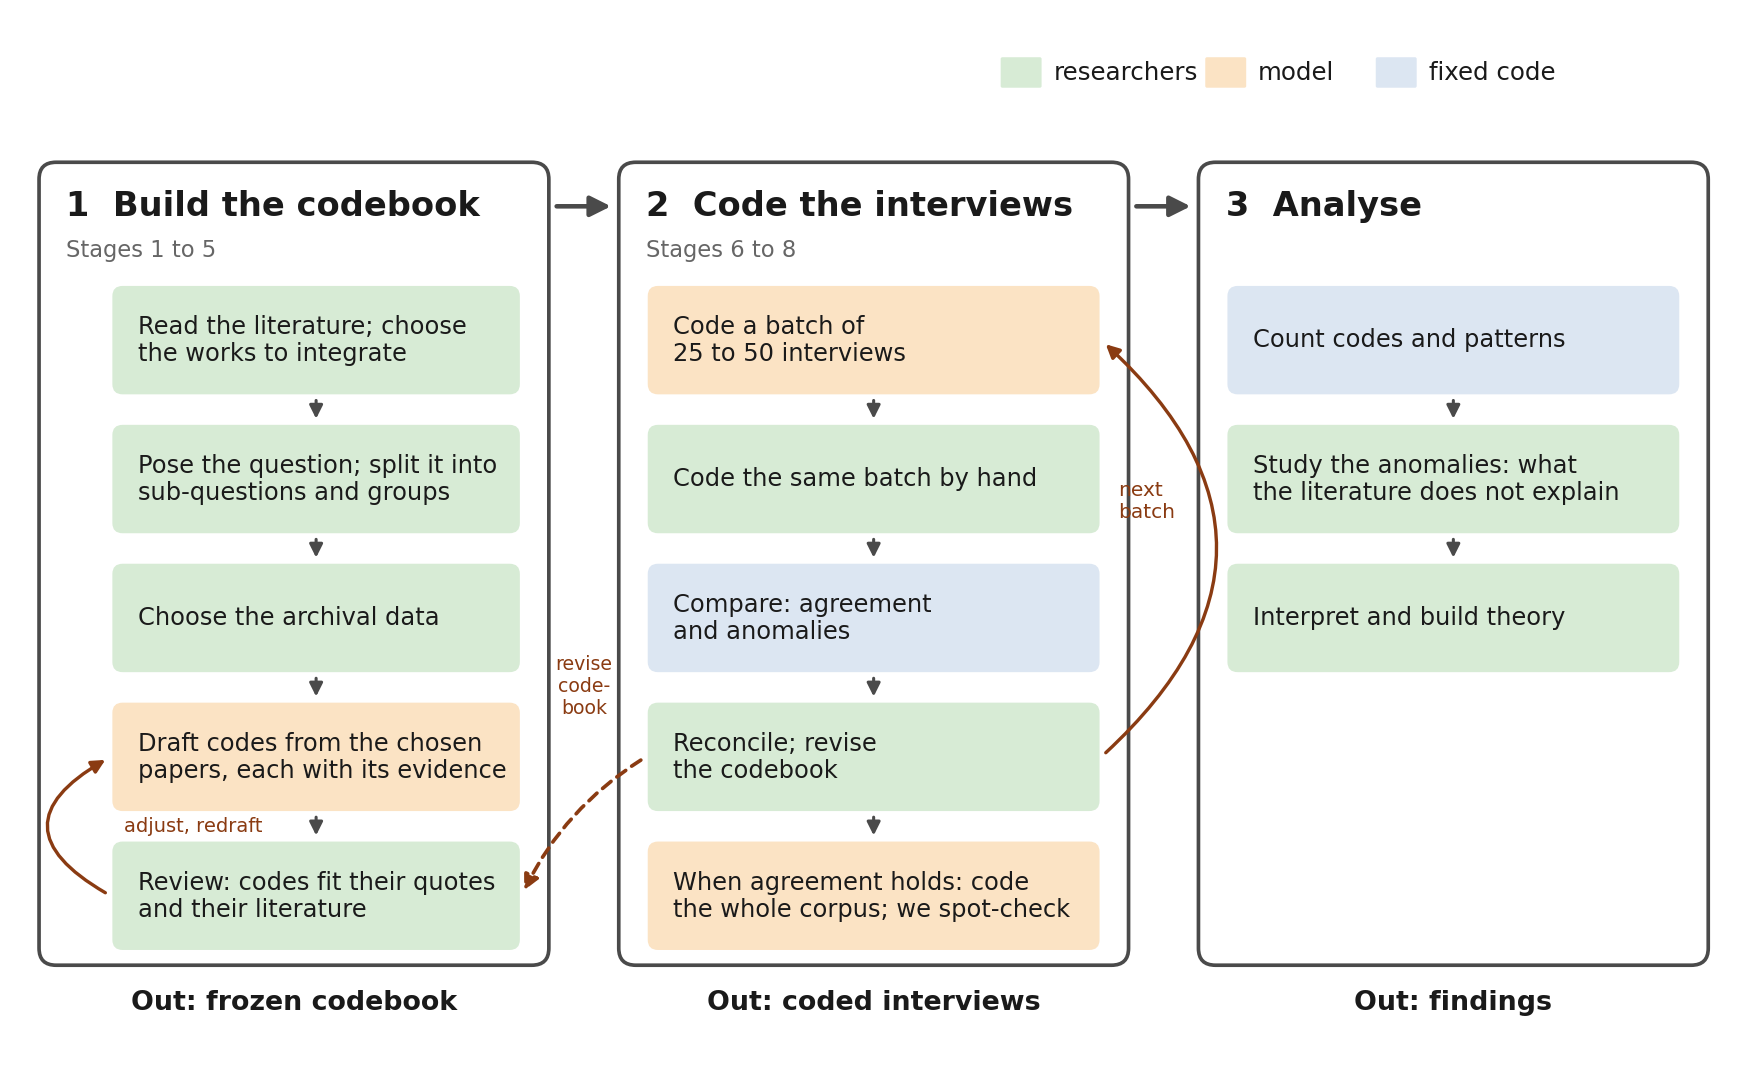

Here is the Python script that generated this plot:
"""Draw the harness for page 1 of the technical document: three boxes, each a
sequence of steps, coloured by who does them, with the loops between people and model.

Usage: python flow.py flow.png   (needs matplotlib)
Box 1 builds the codebook, box 2 codes the interviews, box 3 analyses the coded
interviews. Inside box 1 the model drafts and we review until the codebook
freezes; inside box 2 we compare our coding with the model's batch by batch,
and changes go back to the codebook review.
Colours: green for us (researchers), orange for the model, blue for fixed code.
"""
import sys

import matplotlib
matplotlib.use("Agg")
import matplotlib.pyplot as plt
from matplotlib.patches import FancyArrowPatch, FancyBboxPatch

OUT = sys.argv[1]
FILL = {"R": "#D7EBD5", "M": "#FBE3C4", "F": "#DCE6F2"}
EDGE, INK, GREY, LOOP = "#4A4A4A", "#1A1A1A", "#666666", "#8A3B12"

fig, ax = plt.subplots(figsize=(10, 6.1))
ax.set_xlim(0, 10); ax.set_ylim(0, 6.1); ax.axis("off")

BOXES = [
    ("1  Build the codebook", "Stages 1 to 5", [
        ("R", "Read the literature; choose\nthe works to integrate"),
        ("R", "Pose the question; split it into\nsub-questions and groups"),
        ("R", "Choose the archival data"),
        ("M", "Draft codes from the chosen\npapers, each with its evidence"),
        ("R", "Review: codes fit their quotes\nand their literature"),
    ], "frozen codebook"),
    ("2  Code the interviews", "Stages 6 to 8", [
        ("M", "Code a batch of\n25 to 50 interviews"),
        ("R", "Code the same batch by hand"),
        ("F", "Compare: agreement\nand anomalies"),
        ("R", "Reconcile; revise\nthe codebook"),
        ("M", "When agreement holds: code\nthe whole corpus; we spot-check"),
    ], "coded interviews"),
    ("3  Analyse", "", [
        ("F", "Count codes and patterns"),
        ("R", "Study the anomalies: what\nthe literature does not explain"),
        ("R", "Interpret and build theory"),
    ], "findings"),
]
W, X0, GAP, TOP, BOT = 2.95, 0.12, 0.45, 5.25, 0.55
SH, SG = 0.62, 0.2          # step height, gap between steps
centers = {}
for i, (title, stages, steps, out) in enumerate(BOXES):
    x = X0 + i * (W + GAP)
    ax.add_patch(FancyBboxPatch((x, BOT), W, TOP - BOT, boxstyle="round,pad=0.02,rounding_size=0.1",
                                fc="white", ec=EDGE, lw=1.2))
    ax.text(x + 0.14, TOP - 0.24, title, fontsize=11, weight="bold", color=INK, va="center")
    if stages:
        ax.text(x + 0.14, TOP - 0.5, stages, fontsize=7.4, color=GREY, va="center")
    y = TOP - 0.72
    lp = 0.42 if i == 0 else 0.16          # box 1 leaves room on the left for its review loop
    for k, (who, text) in enumerate(steps):
        top = y - k * (SH + SG)
        ax.add_patch(FancyBboxPatch((x + lp, top - SH), W - lp - 0.16, SH, boxstyle="round,pad=0.01,rounding_size=0.06",
                                    fc=FILL[who], ec="none"))
        ax.text(x + lp + 0.14, top - SH / 2, text, fontsize=7.9, color=INK, va="center", linespacing=1.15)
        centers[(i, k)] = (x + lp, x + W - 0.16, top - SH, top)
        if k:
            ax.add_patch(FancyArrowPatch((x + (lp + W - 0.16) / 2, top + SG - 0.01), (x + (lp + W - 0.16) / 2, top + 0.01),
                                         arrowstyle="-|>", mutation_scale=9, lw=1.0, color=EDGE))
    ax.text(x + W / 2, BOT - 0.24, f"Out: {out}", fontsize=8.8, color=INK, ha="center", va="center", weight="bold")
    if i < 2:
        ax.add_patch(FancyArrowPatch((x + W + 0.03, TOP - 0.24), (x + W + GAP - 0.03, TOP - 0.24),
                                     arrowstyle="-|>", mutation_scale=14, lw=1.5, color=EDGE))


def side(i, k, right=True):
    l, r, b, t = centers[(i, k)]
    return (r if right else l, (b + t) / 2)


# box 1: we review the draft and send it back until it is right (left side)
p, q = side(0, 4, right=False), side(0, 3, right=False)
ax.add_patch(FancyArrowPatch((p[0] - 0.02, p[1]), (q[0] - 0.02, q[1]), connectionstyle="arc3,rad=-0.9",
                             arrowstyle="-|>", mutation_scale=9, lw=1.1, color=LOOP))
ax.text(q[0] + 0.06, (p[1] + q[1]) / 2, "adjust, redraft", fontsize=6.4, color=LOOP, va="center", ha="left")

# box 2: next batch until agreement holds
p, q = side(1, 3), side(1, 0)
ax.add_patch(FancyArrowPatch((p[0] + 0.02, p[1]), (q[0] + 0.02, q[1]), connectionstyle="arc3,rad=0.55",
                             arrowstyle="-|>", mutation_scale=9, lw=1.1, color=LOOP))
ax.text(q[0] + 0.12, q[1] - 0.95, "next\nbatch", fontsize=6.6, color=LOOP, va="center", ha="left")

# box 2 to box 1: codebook changes go back to the review
p, q = side(1, 3, right=False), side(0, 4)
ax.add_patch(FancyArrowPatch((p[0] - 0.02, p[1]), (q[0] + 0.02, q[1]), connectionstyle="arc3,rad=0.15",
                             arrowstyle="-|>", mutation_scale=10, lw=1.2, color=LOOP, linestyle=(0, (3, 2))))
ax.text(X0 + W + GAP / 2, p[1] + 0.42, "revise\ncode-\nbook", fontsize=6.2, color=LOOP, ha="center", va="center")

# key
for kx, (who, name) in zip((5.75, 6.95, 7.95), (("R", "researchers"), ("M", "model"), ("F", "fixed code"))):
    ax.add_patch(FancyBboxPatch((kx, 5.72), 0.22, 0.16, boxstyle="round,pad=0.01", fc=FILL[who], ec="none"))
    ax.text(kx + 0.3, 5.8, name, fontsize=8, va="center", color=INK)

fig.savefig(OUT, dpi=220, bbox_inches="tight", facecolor="white")
print("wrote", OUT)
